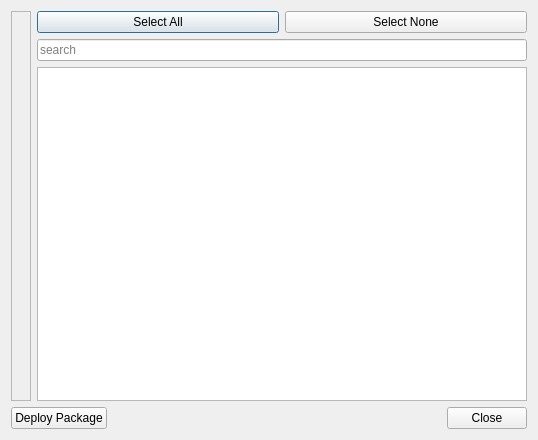
<?xml version="1.0" encoding="UTF-8"?>
<ui version="4.0">
 <class>Dialog</class>
 <widget class="QDialog" name="Dialog">
  <property name="geometry">
   <rect>
    <x>0</x>
    <y>0</y>
    <width>538</width>
    <height>440</height>
   </rect>
  </property>
  <property name="windowTitle">
   <string>Package Deploy</string>
  </property>
  <layout class="QVBoxLayout" name="verticalLayout">
   <item>
    <layout class="QHBoxLayout" name="horizontalLayout_2">
     <item>
      <widget class="QFrame" name="frame">
       <property name="frameShape">
        <enum>QFrame::StyledPanel</enum>
       </property>
       <property name="frameShadow">
        <enum>QFrame::Raised</enum>
       </property>
       <layout class="QVBoxLayout" name="verticalLayout_4">
        <item>
         <layout class="QVBoxLayout" name="verticalLayoutSelector"/>
        </item>
       </layout>
      </widget>
     </item>
     <item>
      <layout class="QVBoxLayout" name="verticalLayout_2">
       <item>
        <layout class="QHBoxLayout" name="horizontalLayout_4">
         <item>
          <widget class="QPushButton" name="pushButtonSelectAll">
           <property name="text">
            <string>Select All</string>
           </property>
          </widget>
         </item>
         <item>
          <widget class="QPushButton" name="pushButtonSelectNone">
           <property name="text">
            <string>Select None</string>
           </property>
          </widget>
         </item>
        </layout>
       </item>
       <item>
        <widget class="QLineEdit" name="lineEditSearch">
         <property name="placeholderText">
          <string>search</string>
         </property>
        </widget>
       </item>
       <item>
        <widget class="QListWidget" name="listWidgetPresets">
         <property name="sortingEnabled">
          <bool>true</bool>
         </property>
        </widget>
       </item>
      </layout>
     </item>
    </layout>
   </item>
   <item>
    <layout class="QHBoxLayout" name="horizontalLayout">
     <item>
      <widget class="QPushButton" name="pushButtonDeployPackage">
       <property name="text">
        <string>Deploy Package</string>
       </property>
      </widget>
     </item>
     <item>
      <spacer name="horizontalSpacer">
       <property name="orientation">
        <enum>Qt::Horizontal</enum>
       </property>
       <property name="sizeHint" stdset="0">
        <size>
         <width>40</width>
         <height>20</height>
        </size>
       </property>
      </spacer>
     </item>
     <item>
      <widget class="QPushButton" name="pushButtonClose">
       <property name="text">
        <string>Close</string>
       </property>
      </widget>
     </item>
    </layout>
   </item>
  </layout>
 </widget>
 <resources/>
 <connections>
  <connection>
   <sender>pushButtonClose</sender>
   <signal>clicked()</signal>
   <receiver>Dialog</receiver>
   <slot>close()</slot>
   <hints>
    <hint type="sourcelabel">
     <x>487</x>
     <y>414</y>
    </hint>
    <hint type="destinationlabel">
     <x>268</x>
     <y>219</y>
    </hint>
   </hints>
  </connection>
 </connections>
</ui>
